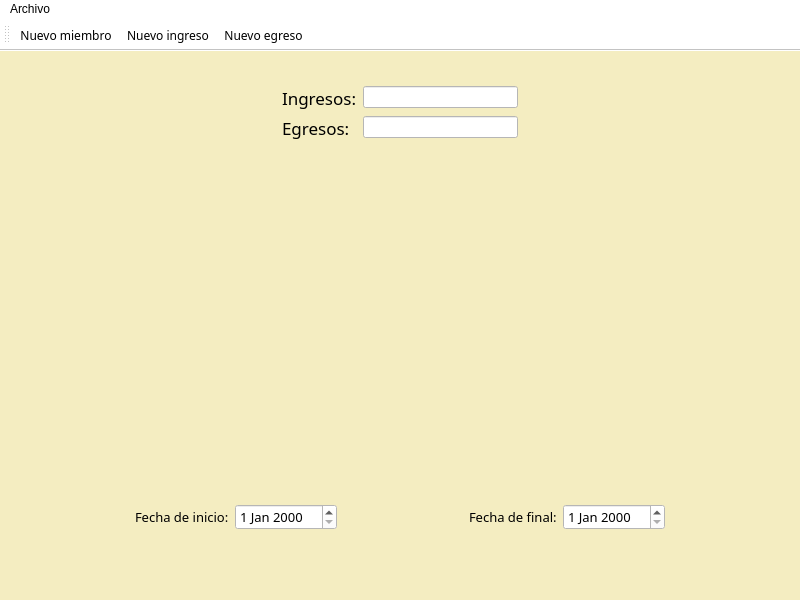
<?xml version="1.0" encoding="UTF-8"?>
<ui version="4.0">
 <class>PagPrincipal</class>
 <widget class="QMainWindow" name="PagPrincipal">
  <property name="geometry">
   <rect>
    <x>0</x>
    <y>0</y>
    <width>800</width>
    <height>600</height>
   </rect>
  </property>
  <property name="palette">
   <palette>
    <active>
     <colorrole role="Button">
      <brush brushstyle="SolidPattern">
       <color alpha="255">
        <red>244</red>
        <green>237</green>
        <blue>193</blue>
       </color>
      </brush>
     </colorrole>
     <colorrole role="Base">
      <brush brushstyle="SolidPattern">
       <color alpha="255">
        <red>244</red>
        <green>237</green>
        <blue>193</blue>
       </color>
      </brush>
     </colorrole>
     <colorrole role="Window">
      <brush brushstyle="SolidPattern">
       <color alpha="255">
        <red>244</red>
        <green>237</green>
        <blue>193</blue>
       </color>
      </brush>
     </colorrole>
    </active>
    <inactive>
     <colorrole role="Button">
      <brush brushstyle="SolidPattern">
       <color alpha="255">
        <red>244</red>
        <green>237</green>
        <blue>193</blue>
       </color>
      </brush>
     </colorrole>
     <colorrole role="Base">
      <brush brushstyle="SolidPattern">
       <color alpha="255">
        <red>244</red>
        <green>237</green>
        <blue>193</blue>
       </color>
      </brush>
     </colorrole>
     <colorrole role="Window">
      <brush brushstyle="SolidPattern">
       <color alpha="255">
        <red>244</red>
        <green>237</green>
        <blue>193</blue>
       </color>
      </brush>
     </colorrole>
    </inactive>
    <disabled>
     <colorrole role="Button">
      <brush brushstyle="SolidPattern">
       <color alpha="255">
        <red>244</red>
        <green>237</green>
        <blue>193</blue>
       </color>
      </brush>
     </colorrole>
     <colorrole role="Base">
      <brush brushstyle="SolidPattern">
       <color alpha="255">
        <red>244</red>
        <green>237</green>
        <blue>193</blue>
       </color>
      </brush>
     </colorrole>
     <colorrole role="Window">
      <brush brushstyle="SolidPattern">
       <color alpha="255">
        <red>244</red>
        <green>237</green>
        <blue>193</blue>
       </color>
      </brush>
     </colorrole>
    </disabled>
   </palette>
  </property>
  <property name="font">
   <font>
    <pointsize>10</pointsize>
   </font>
  </property>
  <property name="windowTitle">
   <string>MainWindow</string>
  </property>
  <property name="styleSheet">
   <string notr="true">background-color: rgb(244, 237, 193);</string>
  </property>
  <widget class="QWidget" name="centralwidget">
   <layout class="QVBoxLayout" name="verticalLayout">
    <item>
     <spacer name="verticalSpacer">
      <property name="orientation">
       <enum>Qt::Vertical</enum>
      </property>
      <property name="sizeHint" stdset="0">
       <size>
        <width>20</width>
        <height>40</height>
       </size>
      </property>
     </spacer>
    </item>
    <item>
     <widget class="QWidget" name="widget_3" native="true">
      <layout class="QHBoxLayout" name="horizontalLayout">
       <item>
        <spacer name="horizontalSpacer_2">
         <property name="orientation">
          <enum>Qt::Horizontal</enum>
         </property>
         <property name="sizeHint" stdset="0">
          <size>
           <width>40</width>
           <height>20</height>
          </size>
         </property>
        </spacer>
       </item>
       <item>
        <widget class="QWidget" name="widget_2" native="true">
         <layout class="QFormLayout" name="formLayout">
          <item row="0" column="0">
           <widget class="QLabel" name="label">
            <property name="font">
             <font>
              <family>Lucida Bright</family>
              <pointsize>13</pointsize>
             </font>
            </property>
            <property name="text">
             <string>Ingresos:</string>
            </property>
           </widget>
          </item>
          <item row="0" column="1">
           <widget class="QLineEdit" name="lineEdit">
            <property name="styleSheet">
             <string notr="true">background-color: rgb(255, 255, 255);
</string>
            </property>
           </widget>
          </item>
          <item row="1" column="0">
           <widget class="QLabel" name="label_2">
            <property name="font">
             <font>
              <family>Lucida Bright</family>
              <pointsize>13</pointsize>
             </font>
            </property>
            <property name="text">
             <string>Egresos:</string>
            </property>
           </widget>
          </item>
          <item row="1" column="1">
           <widget class="QLineEdit" name="lineEdit_2">
            <property name="styleSheet">
             <string notr="true">background-color: rgb(255, 255, 255);</string>
            </property>
           </widget>
          </item>
         </layout>
        </widget>
       </item>
       <item>
        <spacer name="horizontalSpacer">
         <property name="orientation">
          <enum>Qt::Horizontal</enum>
         </property>
         <property name="sizeHint" stdset="0">
          <size>
           <width>40</width>
           <height>20</height>
          </size>
         </property>
        </spacer>
       </item>
      </layout>
     </widget>
    </item>
    <item>
     <spacer name="verticalSpacer_3">
      <property name="orientation">
       <enum>Qt::Vertical</enum>
      </property>
      <property name="sizeHint" stdset="0">
       <size>
        <width>20</width>
        <height>40</height>
       </size>
      </property>
     </spacer>
    </item>
    <item>
     <widget class="QWidget" name="widget" native="true">
      <property name="minimumSize">
       <size>
        <width>200</width>
        <height>300</height>
       </size>
      </property>
     </widget>
    </item>
    <item>
     <spacer name="verticalSpacer_4">
      <property name="orientation">
       <enum>Qt::Vertical</enum>
      </property>
      <property name="sizeHint" stdset="0">
       <size>
        <width>20</width>
        <height>40</height>
       </size>
      </property>
     </spacer>
    </item>
    <item>
     <widget class="QWidget" name="widget_4" native="true">
      <property name="minimumSize">
       <size>
        <width>0</width>
        <height>75</height>
       </size>
      </property>
      <layout class="QHBoxLayout" name="horizontalLayout_2">
       <item>
        <spacer name="horizontalSpacer_3">
         <property name="orientation">
          <enum>Qt::Horizontal</enum>
         </property>
         <property name="sizeHint" stdset="0">
          <size>
           <width>40</width>
           <height>20</height>
          </size>
         </property>
        </spacer>
       </item>
       <item>
        <widget class="QWidget" name="widget_5" native="true">
         <layout class="QFormLayout" name="formLayout_2">
          <item row="0" column="0">
           <widget class="QLabel" name="label_3">
            <property name="font">
             <font>
              <family>Lucida Bright</family>
              <pointsize>10</pointsize>
             </font>
            </property>
            <property name="text">
             <string>Fecha de inicio:</string>
            </property>
           </widget>
          </item>
          <item row="0" column="1">
           <widget class="QDateEdit" name="inDateInicio">
            <property name="font">
             <font>
              <family>Lucida Bright</family>
              <pointsize>10</pointsize>
             </font>
            </property>
            <property name="styleSheet">
             <string notr="true">background-color: rgb(255, 255, 255);</string>
            </property>
           </widget>
          </item>
         </layout>
        </widget>
       </item>
       <item>
        <spacer name="horizontalSpacer_5">
         <property name="orientation">
          <enum>Qt::Horizontal</enum>
         </property>
         <property name="sizeHint" stdset="0">
          <size>
           <width>40</width>
           <height>20</height>
          </size>
         </property>
        </spacer>
       </item>
       <item>
        <widget class="QWidget" name="widget_6" native="true">
         <layout class="QFormLayout" name="formLayout_3">
          <item row="0" column="0">
           <widget class="QLabel" name="label_4">
            <property name="font">
             <font>
              <family>Lucida Bright</family>
              <pointsize>10</pointsize>
             </font>
            </property>
            <property name="text">
             <string>Fecha de final:</string>
            </property>
           </widget>
          </item>
          <item row="0" column="1">
           <widget class="QDateEdit" name="inDateFinal">
            <property name="font">
             <font>
              <family>Lucida Bright</family>
              <pointsize>10</pointsize>
             </font>
            </property>
            <property name="styleSheet">
             <string notr="true">background-color: rgb(255, 255, 255);</string>
            </property>
           </widget>
          </item>
         </layout>
        </widget>
       </item>
       <item>
        <spacer name="horizontalSpacer_4">
         <property name="orientation">
          <enum>Qt::Horizontal</enum>
         </property>
         <property name="sizeHint" stdset="0">
          <size>
           <width>40</width>
           <height>20</height>
          </size>
         </property>
        </spacer>
       </item>
      </layout>
     </widget>
    </item>
    <item>
     <spacer name="verticalSpacer_2">
      <property name="orientation">
       <enum>Qt::Vertical</enum>
      </property>
      <property name="sizeHint" stdset="0">
       <size>
        <width>20</width>
        <height>40</height>
       </size>
      </property>
     </spacer>
    </item>
   </layout>
  </widget>
  <widget class="QMenuBar" name="menubar">
   <property name="geometry">
    <rect>
     <x>0</x>
     <y>0</y>
     <width>800</width>
     <height>17</height>
    </rect>
   </property>
   <property name="styleSheet">
    <string notr="true">background-color: rgb(255, 255, 255);</string>
   </property>
   <widget class="QMenu" name="menuArchivo">
    <property name="title">
     <string>Archivo</string>
    </property>
    <widget class="QMenu" name="menuConfiguraci_n">
     <property name="font">
      <font>
       <family>Lucida Bright</family>
      </font>
     </property>
     <property name="title">
      <string>Configuración</string>
     </property>
     <addaction name="actionPerfil"/>
     <addaction name="actionIdioma"/>
    </widget>
    <addaction name="separator"/>
    <addaction name="actionGuardar"/>
    <addaction name="menuConfiguraci_n"/>
    <addaction name="actionNueva_categoria"/>
   </widget>
   <addaction name="menuArchivo"/>
  </widget>
  <widget class="QStatusBar" name="statusbar"/>
  <widget class="QToolBar" name="toolBar">
   <property name="windowTitle">
    <string>toolBar</string>
   </property>
   <property name="styleSheet">
    <string notr="true">background-color: rgb(255, 255, 255);</string>
   </property>
   <attribute name="toolBarArea">
    <enum>TopToolBarArea</enum>
   </attribute>
   <attribute name="toolBarBreak">
    <bool>false</bool>
   </attribute>
   <addaction name="actionNuevo_miembro"/>
   <addaction name="actionNuevo_ingreso"/>
   <addaction name="actionNuevo_egreso"/>
  </widget>
  <action name="actionNueva_categoria">
   <property name="text">
    <string>&amp;Salir</string>
   </property>
   <property name="font">
    <font>
     <family>Lucida Bright</family>
    </font>
   </property>
   <property name="shortcut">
    <string>Ctrl+S</string>
   </property>
  </action>
  <action name="actionGuardar">
   <property name="text">
    <string>&amp;Guardar</string>
   </property>
   <property name="font">
    <font>
     <family>Lucida Bright</family>
    </font>
   </property>
   <property name="shortcut">
    <string>Ctrl+G</string>
   </property>
  </action>
  <action name="actionNuevo_miembro">
   <property name="text">
    <string>Nuevo &amp;miembro</string>
   </property>
   <property name="font">
    <font>
     <family>Lucida Bright</family>
    </font>
   </property>
   <property name="shortcut">
    <string>Ctrl+M</string>
   </property>
  </action>
  <action name="actionNuevo_ingreso">
   <property name="text">
    <string>Nuevo &amp;ingreso</string>
   </property>
   <property name="toolTip">
    <string>Nuevo ingreso</string>
   </property>
   <property name="font">
    <font>
     <family>Lucida Bright</family>
    </font>
   </property>
   <property name="shortcut">
    <string>Alt+I</string>
   </property>
  </action>
  <action name="actionNuevo_egreso">
   <property name="text">
    <string>Nuevo &amp;egreso</string>
   </property>
   <property name="font">
    <font>
     <family>Lucida Bright</family>
    </font>
   </property>
   <property name="shortcut">
    <string>Ctrl+E</string>
   </property>
  </action>
  <action name="actionPerfil">
   <property name="text">
    <string>&amp;Perfil</string>
   </property>
   <property name="font">
    <font>
     <family>Lucida Bright</family>
    </font>
   </property>
   <property name="shortcut">
    <string>Ctrl+P</string>
   </property>
  </action>
  <action name="actionIdioma">
   <property name="text">
    <string>&amp;Idioma</string>
   </property>
   <property name="toolTip">
    <string>Idioma</string>
   </property>
   <property name="font">
    <font>
     <family>Lucida Bright</family>
    </font>
   </property>
   <property name="shortcut">
    <string>Ctrl+I</string>
   </property>
  </action>
 </widget>
 <resources/>
 <connections/>
</ui>
